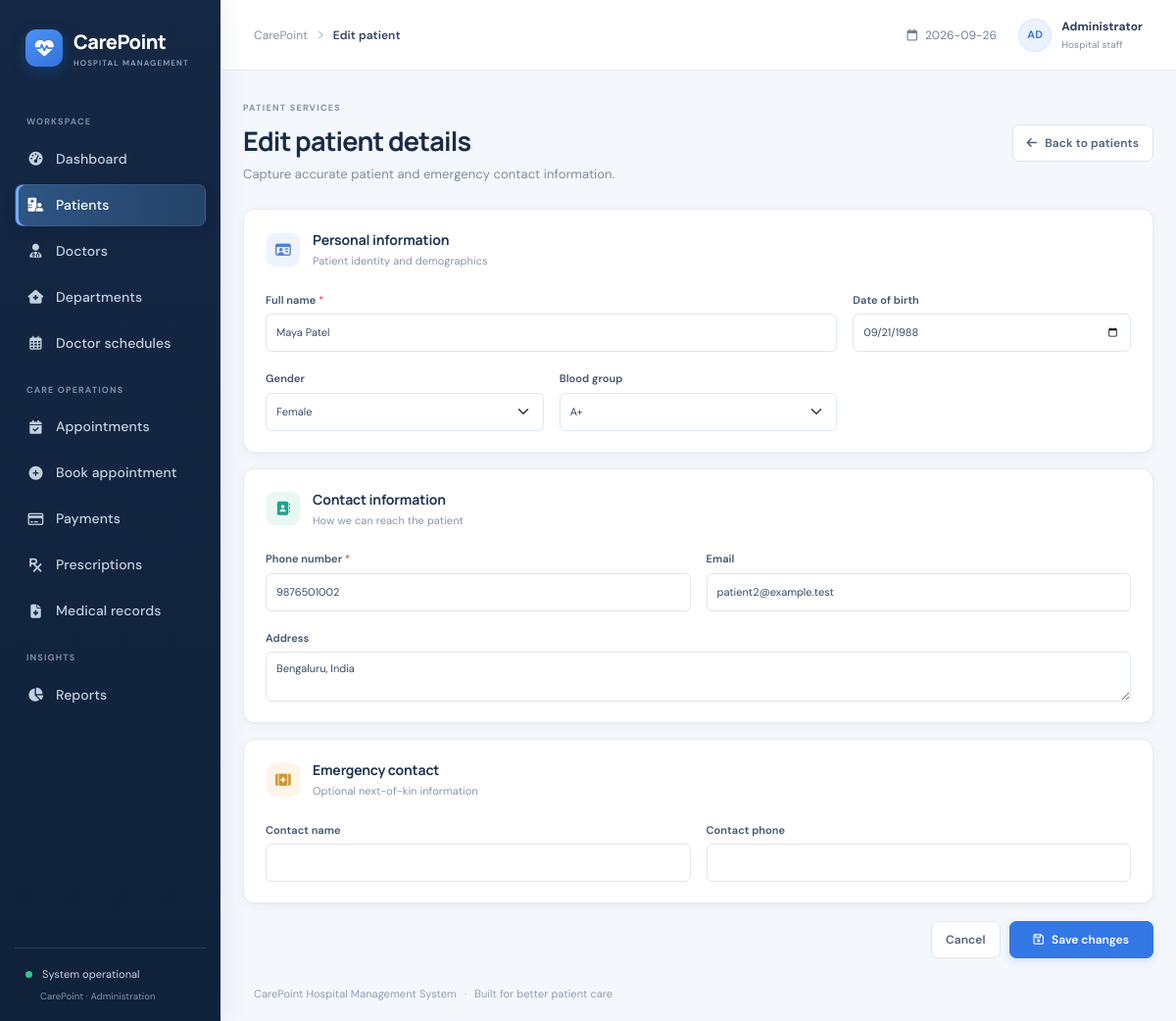
Page /patients/edit/2 on the committed database.
### tables this page shows
CREATE TABLE patients(patient_id INTEGER PRIMARY KEY, patient_code TEXT UNIQUE NOT NULL, full_name TEXT NOT NULL, date_of_birth TEXT, gender TEXT, blood_group TEXT, phone TEXT NOT NULL, email TEXT, address TEXT, emergency_contact_name TEXT, emergency_contact_phone TEXT, created_at TEXT NOT NULL DEFAULT CURRENT_TIMESTAMP);

### app.py (the view, shortened to what this page needs)
@app.route('/patients/edit/<int:id>',methods=['GET','POST'])
def edit_patient(id):
    p=one('SELECT * FROM patients WHERE patient_id=?',(id,));
    if not p: abort(404)
    return render_template('add_patient.html',patient=p,editing=True)

### app.py (called while the page is built)
def db():
    conn = sqlite3.connect(DB_PATH, factory=ClosingConnection)
    conn.row_factory = sqlite3.Row
    conn.execute('PRAGMA foreign_keys = ON')
    return conn

def one(sql, args=()):
    with db() as con:
        return con.execute(sql, args).fetchone()

@app.context_processor
def global_context(): return {'today':date.today().isoformat(), 'statuses':STATUSES, 'days':DAYS}

    def __exit__(self, exc_type, exc, tb):
        try:
            return super().__exit__(exc_type, exc, tb)
        finally:
            self.close()

### templates/add_patient.html
{% extends 'base.html' %}{% block title %}{{ 'Edit patient' if editing else 'Register patient' }}{% endblock %}{% block page_name %}{{ 'Edit patient' if editing else 'Add patient' }}{% endblock %}{% block content %}
<div class="page-heading"><div><div class="eyebrow">PATIENT SERVICES</div><h1>{{ 'Edit patient details' if editing else 'Register a patient' }}</h1><p>Capture accurate patient and emergency contact information.</p></div><a href="{{ url_for('patients') }}" class="btn btn-light"><i class="fa-solid fa-arrow-left me-2"></i>Back to patients</a></div>
<form method="post" class="form-layout" data-validate><section class="panel form-panel"><div class="section-title"><span class="section-icon"><i class="fa-regular fa-id-card"></i></span><div><h2>Personal information</h2><p>Patient identity and demographics</p></div></div><div class="row g-3"><div class="col-md-8"><label class="form-label">Full name <span class="required">*</span></label><input class="form-control" name="full_name" required value="{{ patient.full_name or '' }}" placeholder="e.g. Aarav Sharma"></div><div class="col-md-4"><label class="form-label">Date of birth</label><input class="form-control" type="date" name="date_of_birth" max="{{ today }}" value="{{ patient.date_of_birth or '' }}"></div><div class="col-md-4"><label class="form-label">Gender</label><select name="gender" class="form-select"><option value="">Select gender</option>{% for x in ['Male','Female','Other'] %}<option {{ 'selected' if patient.gender==x }}>{{ x }}</option>{% endfor %}</select></div><div class="col-md-4"><label class="form-label">Blood group</label><select name="blood_group" class="form-select"><option value="">Select blood group</option>{% for x in ['A+','A-','B+','B-','AB+','AB-','O+','O-'] %}<option {{ 'selected' if patient.blood_group==x }}>{{ x }}</option>{% endfor %}</select></div></div></section>
<section class="panel form-panel"><div class="section-title"><span class="section-icon mint"><i class="fa-solid fa-address-book"></i></span><div><h2>Contact information</h2><p>How we can reach the patient</p></div></div><div class="row g-3"><div class="col-md-6"><label class="form-label">Phone number <span class="required">*</span></label><input class="form-control" name="phone" required value="{{ patient.phone or '' }}" placeholder="+91 98765 00000"></div><div class="col-md-6"><label class="form-label">Email</label><input class="form-control" type="email" name="email" value="{{ patient.email or '' }}" placeholder="patient@example.com"></div><div class="col-12"><label class="form-label">Address</label><textarea class="form-control" name="address" rows="2" placeholder="Street, city, postal code">{{ patient.address or '' }}</textarea></div></div></section>
<section class="panel form-panel"><div class="section-title"><span class="section-icon amber"><i class="fa-solid fa-kit-medical"></i></span><div><h2>Emergency contact</h2><p>Optional next-of-kin information</p></div></div><div class="row g-3"><div class="col-md-6"><label class="form-label">Contact name</label><input class="form-control" name="emergency_contact_name" value="{{ patient.emergency_contact_name or '' }}"></div><div class="col-md-6"><label class="form-label">Contact phone</label><input class="form-control" name="emergency_contact_phone" value="{{ patient.emergency_contact_phone or '' }}"></div></div></section><div class="form-actions"><a class="btn btn-light" href="{{ url_for('patients') }}">Cancel</a><button class="btn btn-primary px-4"><i class="fa-regular fa-floppy-disk me-2"></i>{{ 'Save changes' if editing else 'Register patient' }}</button></div></form>{% endblock %}

### static/css/style.css (style rules this page uses)
:root { --ink:#172b4d;--muted:#738198;--line:#e9edf3;--bg:#f5f7fb;--blue:#3978e8;--nav:#15263f;--mint:#16a88b }
* { box-sizing:border-box }
body { margin:0;background:var(--bg);color:#253750;font-family:'DM Sans',sans-serif;font-size:14px }
.page-heading { display:flex;align-items:center;justify-content:space-between;gap:20px;margin-bottom:24px }
.eyebrow { font-size:9px;letter-spacing:1.15px;font-weight:700;color:#8897aa;margin-bottom:7px }
.page-heading h1 { font:700 25px Manrope,sans-serif;letter-spacing:-.65px;color:var(--ink);margin:0 }
.page-heading p { margin:6px 0 0;color:#7c899c;font-size:13px }
.btn { border-radius:7px;font-size:12px;font-weight:600;padding:9px 14px }
.btn-primary { background:var(--blue);border-color:var(--blue);box-shadow:0 3px 8px #3978e82a }
.btn-light,.btn-outline-secondary { background:white;border-color:#e2e7ee;color:#52627a }
.metric-card,.panel,.mini-metric { background:white;border:1px solid #ebeff4;border-radius:10px;box-shadow:0 2px 8px #17315a05 }
.panel { padding:19px 20px }
.panel-head h2,.section-title h2 { font:700 14px Manrope,sans-serif;color:#203550;margin:0 }
.panel-head p,.section-title p { color:#94a0b0;margin:4px 0 0;font-size:11px }
.search-field input,.form-control,.form-select { border-color:#e2e8ef;border-radius:6px;min-height:36px;font-size:11px;color:#42536b }
.form-layout { display:grid;gap:16px }
.form-panel { padding:23px }
.section-title { display:flex;align-items:center;gap:12px;margin-bottom:20px }
.section-icon { height:36px;width:36px;border-radius:10px;display:grid;place-items:center;background:#edf4ff;color:#4c80d2 }
.section-icon.mint { background:#eaf8f4;color:#23a38a }
.section-icon.amber { background:#fff5e7;color:#d29537 }
.form-label { font-size:11px;font-weight:600;color:#506078;margin-bottom:6px }
.required { color:#df6570 }
.form-control,.form-select { padding:8px 10px }
.form-control::placeholder { color:#abb4c0 }
.form-actions { display:flex;justify-content:flex-end;gap:9px }

### static/css/polish.css (style rules this page uses)
:root { --ink: #192b45; --muted: #77869b; --line: #e6ebf2; --bg: #f4f7fb; --blue: #3478e5; --nav: #14243d; --mint: #149b82; }
body { background: #f4f7fb; color: #2c3e56; font-family: 'DM Sans', Inter, system-ui, sans-serif; letter-spacing: .005em; }
.page-heading { margin-bottom: 26px; }
.page-heading h1 { font-size: 27px; letter-spacing: -.8px; }
.page-heading p { font-size: 13px; color: #7e8ca0; }
.eyebrow { color: #8292a8; letter-spacing: 1.25px; }
.metric-card, .panel, .mini-metric { border-color: #e7ecf3; box-shadow: 0 3px 12px #1d35510a, 0 1px 2px #1d355106; }
.panel { border-radius: 12px; padding: 21px 22px; }
.panel-head h2, .section-title h2 { font-size: 14px; letter-spacing: -.15px; }
.panel-head p, .section-title p { color: #8795a8; }
.mini-icon, .metric-icon, .section-icon, .summary-icon { box-shadow: inset 0 0 0 1px #ffffffa8; }
.form-panel { border-radius: 12px; }
.form-label { color: #40536d; font-size: 11px; }
.form-control, .form-select { min-height: 39px; border-color: #dfe6ef; background-color: #fff; color: #354a64; transition: border-color .15s ease, box-shadow .15s ease; }
textarea.form-control { min-height: auto; }
.form-control::placeholder { color: #a4afbe; }
.form-actions { padding-top: 2px; }
.btn { min-height: 36px; transition: transform .15s ease, box-shadow .15s ease, background .15s ease; }
.btn-primary { background: #3478e5; border-color: #3478e5; }
.btn-light, .btn-outline-secondary { border-color: #e0e6ee; }

### rows in the picture
patients: full_name "Maya Patel", date_of_birth "09/21/1988", phone "9876501002", email "patient2@example.test", address "Bengaluru, India"

### other values in the picture
{{ 'Edit patient' if editing else 'Add patient' }} "Edit patient"
{{ 'Edit patient details' if editing else 'Register a patient' }} "Edit patient details"
{{ 'Save changes' if editing else 'Register patient' }} "Save changes"
form field gender "Female"
form field blood_group "A+"
